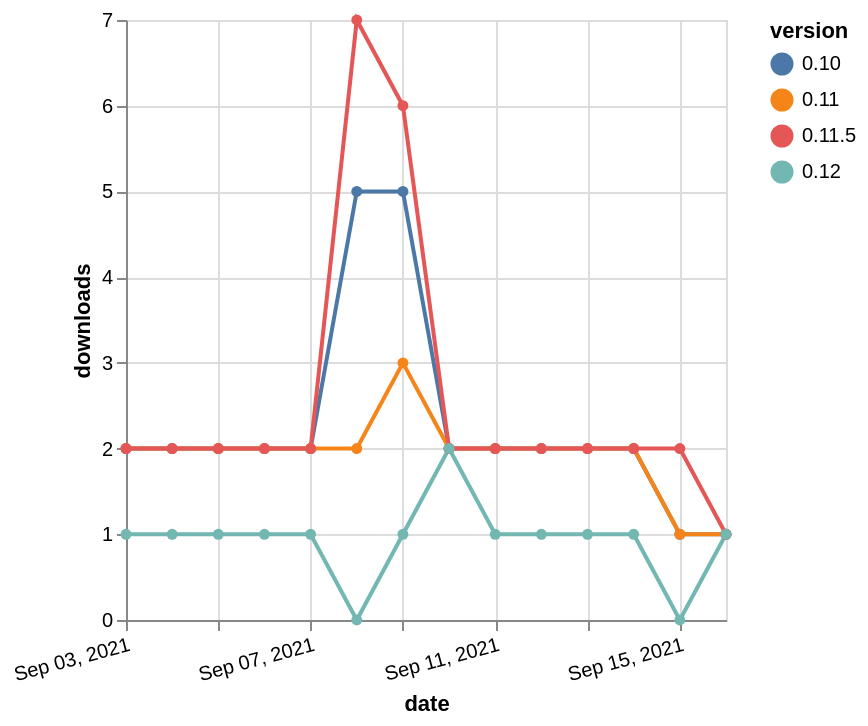

Vega-Lite specification stored for this chart:
### Vega-Lite specification from a JSON file in a GitHub repository (floating-point values rounded to 4 significant figures)
{"$schema": "https://vega.github.io/schema/vega-lite/v5.json", "description": "A simple bar chart with embedded data.", "data": {"values": [{"date": "2021-09-03", "total": 3963, "delta": 2, "version": "0.10"}, {"date": "2021-09-04", "total": 3965, "delta": 2, "version": "0.10"}, {"date": "2021-09-05", "total": 3967, "delta": 2, "version": "0.10"}, {"date": "2021-09-06", "total": 3969, "delta": 2, "version": "0.10"}, {"date": "2021-09-07", "total": 3971, "delta": 2, "version": "0.10"}, {"date": "2021-09-08", "total": 3976, "delta": 5, "version": "0.10"}, {"date": "2021-09-09", "total": 3981, "delta": 5, "version": "0.10"}, {"date": "2021-09-10", "total": 3983, "delta": 2, "version": "0.10"}, {"date": "2021-09-11", "total": 3985, "delta": 2, "version": "0.10"}, {"date": "2021-09-12", "total": 3987, "delta": 2, "version": "0.10"}, {"date": "2021-09-13", "total": 3989, "delta": 2, "version": "0.10"}, {"date": "2021-09-14", "total": 3991, "delta": 2, "version": "0.10"}, {"date": "2021-09-15", "total": 3992, "delta": 1, "version": "0.10"}, {"date": "2021-09-16", "total": 3993, "delta": 1, "version": "0.10"}, {"date": "2021-09-03", "total": 2531, "delta": 2, "version": "0.11"}, {"date": "2021-09-04", "total": 2533, "delta": 2, "version": "0.11"}, {"date": "2021-09-05", "total": 2535, "delta": 2, "version": "0.11"}, {"date": "2021-09-06", "total": 2537, "delta": 2, "version": "0.11"}, {"date": "2021-09-07", "total": 2539, "delta": 2, "version": "0.11"}, {"date": "2021-09-08", "total": 2541, "delta": 2, "version": "0.11"}, {"date": "2021-09-09", "total": 2544, "delta": 3, "version": "0.11"}, {"date": "2021-09-10", "total": 2546, "delta": 2, "version": "0.11"}, {"date": "2021-09-11", "total": 2548, "delta": 2, "version": "0.11"}, {"date": "2021-09-12", "total": 2550, "delta": 2, "version": "0.11"}, {"date": "2021-09-13", "total": 2552, "delta": 2, "version": "0.11"}, {"date": "2021-09-14", "total": 2554, "delta": 2, "version": "0.11"}, {"date": "2021-09-15", "total": 2555, "delta": 1, "version": "0.11"}, {"date": "2021-09-16", "total": 2556, "delta": 1, "version": "0.11"}, {"date": "2021-09-03", "total": 3187, "delta": 2, "version": "0.11.5"}, {"date": "2021-09-04", "total": 3189, "delta": 2, "version": "0.11.5"}, {"date": "2021-09-05", "total": 3191, "delta": 2, "version": "0.11.5"}, {"date": "2021-09-06", "total": 3193, "delta": 2, "version": "0.11.5"}, {"date": "2021-09-07", "total": 3195, "delta": 2, "version": "0.11.5"}, {"date": "2021-09-08", "total": 3202, "delta": 7, "version": "0.11.5"}, {"date": "2021-09-09", "total": 3208, "delta": 6, "version": "0.11.5"}, {"date": "2021-09-10", "total": 3210, "delta": 2, "version": "0.11.5"}, {"date": "2021-09-11", "total": 3212, "delta": 2, "version": "0.11.5"}, {"date": "2021-09-12", "total": 3214, "delta": 2, "version": "0.11.5"}, {"date": "2021-09-13", "total": 3216, "delta": 2, "version": "0.11.5"}, {"date": "2021-09-14", "total": 3218, "delta": 2, "version": "0.11.5"}, {"date": "2021-09-15", "total": 3220, "delta": 2, "version": "0.11.5"}, {"date": "2021-09-16", "total": 3221, "delta": 1, "version": "0.11.5"}, {"date": "2021-09-03", "total": 213, "delta": 1, "version": "0.12"}, {"date": "2021-09-04", "total": 214, "delta": 1, "version": "0.12"}, {"date": "2021-09-05", "total": 215, "delta": 1, "version": "0.12"}, {"date": "2021-09-06", "total": 216, "delta": 1, "version": "0.12"}, {"date": "2021-09-07", "total": 217, "delta": 1, "version": "0.12"}, {"date": "2021-09-08", "total": 217, "delta": 0, "version": "0.12"}, {"date": "2021-09-09", "total": 218, "delta": 1, "version": "0.12"}, {"date": "2021-09-10", "total": 220, "delta": 2, "version": "0.12"}, {"date": "2021-09-11", "total": 221, "delta": 1, "version": "0.12"}, {"date": "2021-09-12", "total": 222, "delta": 1, "version": "0.12"}, {"date": "2021-09-13", "total": 223, "delta": 1, "version": "0.12"}, {"date": "2021-09-14", "total": 224, "delta": 1, "version": "0.12"}, {"date": "2021-09-15", "total": 224, "delta": 0, "version": "0.12"}, {"date": "2021-09-16", "total": 225, "delta": 1, "version": "0.12"}]}, "width": "container", "mark": {"type": "line", "point": {"filled": true}}, "encoding": {"x": {"field": "date", "type": "temporal", "timeUnit": "yearmonthdate", "title": "date", "axis": {"labelAngle": -15}}, "y": {"field": "delta", "type": "quantitative", "title": "downloads"}, "color": {"field": "version", "type": "nominal"}, "tooltip": {"field": "delta"}}}
